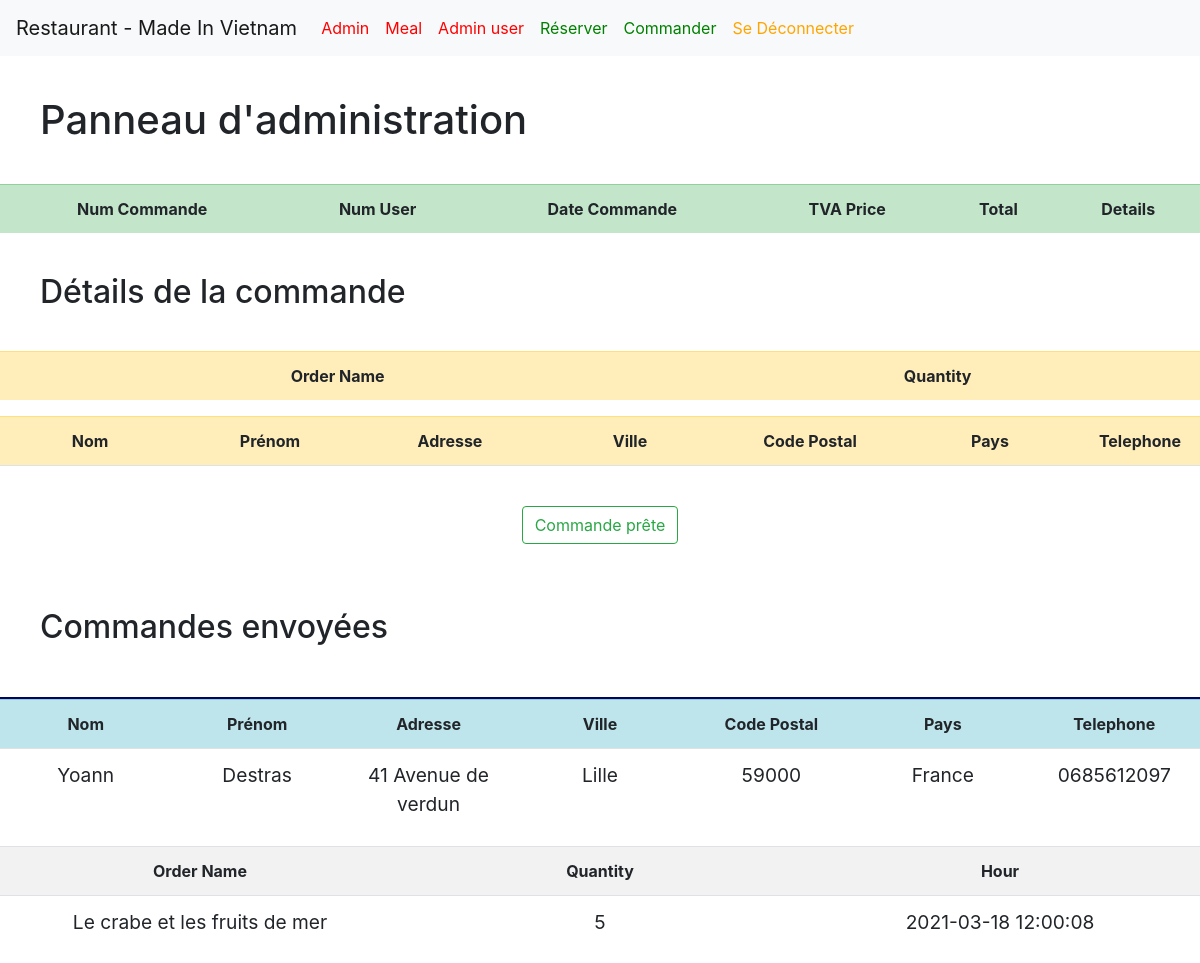
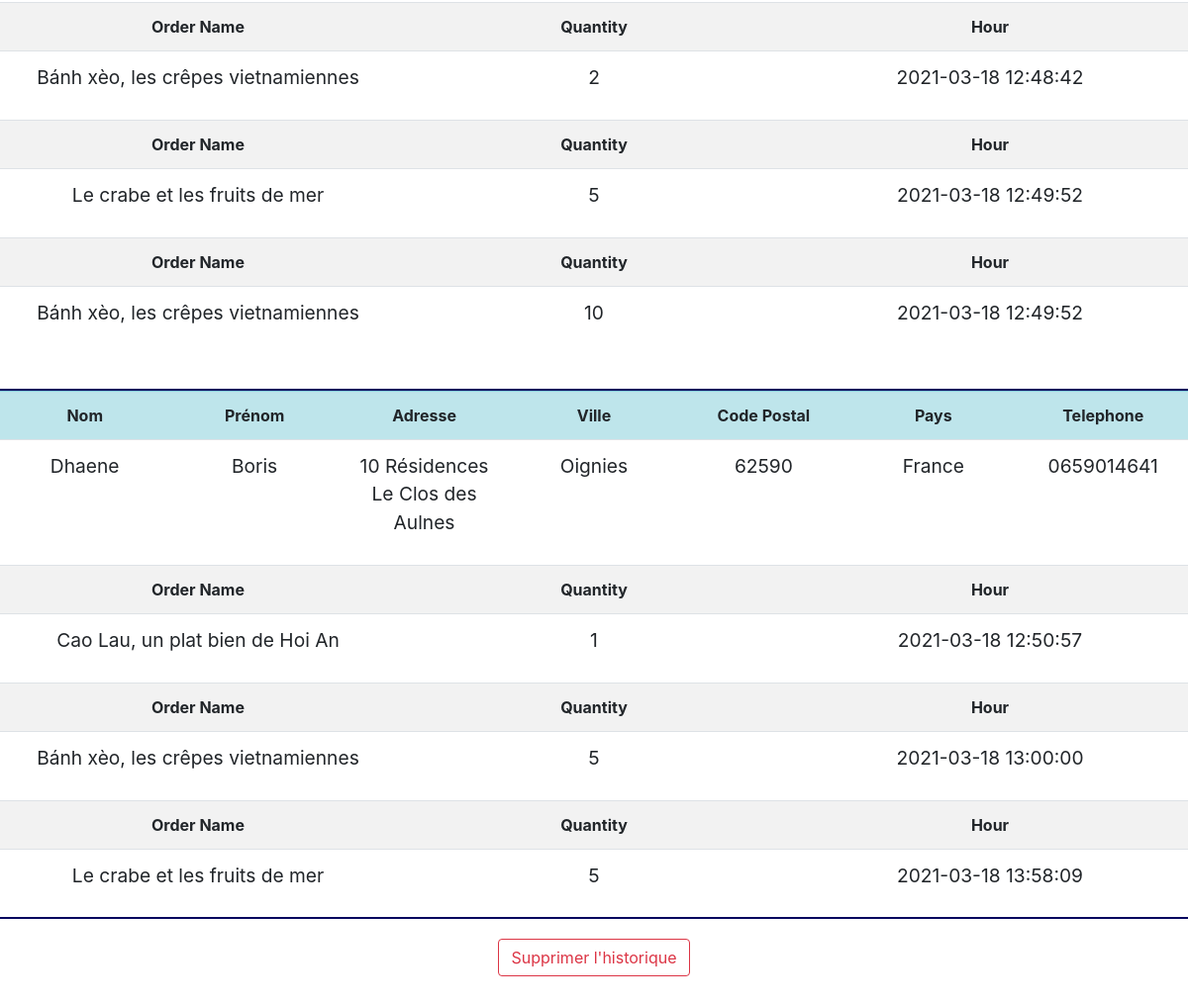
Page /panneau.php (signed in) on the committed database (2 pictures, top to bottom).
### tables this page shows
CREATE TABLE `meal` (
  `meal_id` int(255) NOT NULL,
  `meal_state` int(11) NOT NULL DEFAULT '0',
  `meal_user` int(255) NOT NULL,
  `meal_date` datetime NOT NULL,
  `meal_tva_price` int(255) NOT NULL,
  `meal_total` int(255) NOT NULL,
  `meal_quantity` int(255) NOT NULL,
  `meal_name` varchar(255) NOT NULL
);

CREATE TABLE `client` (
  `client_Id_Client` int(11) NOT NULL,
  `client_admin` int(11) DEFAULT '0',
  `client_Nom` text NOT NULL,
  `client_Prenom` text NOT NULL,
  `client_Date` date NOT NULL,
  `client_Adresse` varchar(255) NOT NULL,
  `client_Ville` text NOT NULL,
  `client_Code_Postal` int(255) NOT NULL,
  `client_Pays` text NOT NULL,
  `client_Telephone` varchar(255) NOT NULL,
  `client_Email` varchar(255) NOT NULL,
  `client_Mot_de_passe` varchar(255) NOT NULL
);

### panneau.php (the view, shortened to what this page needs)
<?php
$pdo = new PDO('mysql:host=localhost;dbname=ecommerce;port=3306', 'root', 'root');
$pdo->exec('SET NAMES UTF8');
    $user_meal_id = $_GET['meal_user'];
    $getsendMeal = $pdo->prepare
    (
        "SELECT * FROM meal WHERE meal_state = 1"
    );
    $getsendMeal->execute();
    $mealsenddetail = $getsendMeal->fetchAll();
    $detailscommande = $pdo->prepare
    (
        'SELECT client_Nom, client_Prenom, client_Adresse, client_Ville, client_Code_Postal, client_Pays, client_Telephone, meal_state = 0
        FROM  client
        INNER JOIN meal ON client.client_Id_Client = meal.meal_user
        WHERE client_Id_Client = ?'
    );
    $detailscommande->execute(array($user_meal_id));
    $oui = $detailscommande->fetch();
?>
<!DOCTYPE html>
<html lang="fr">
<head>
    <link rel="stylesheet" href="css/normalize.css">
    <link rel="stylesheet" href="css/style.css">
    <link rel="stylesheet" href="https://stackpath.bootstrapcdn.com/bootstrap/4.4.1/css/bootstrap.min.css">
</head>
<body>
	<header>
	</header>
  	<main>
        <h1 style="margin: 40px">Panneau d'administration </h1>
        <table class="table table-bordred table-striped" >
        <tr class="table-success" style="text-align: center" >
            <th>Num Commande</th>
            <th>Num User</th>
            <th>Date Commande</th>
            <th>TVA Price</th>
            <th>Total</th>
            <th>Details</th>
        </tr>
        </table>
        <h2 style="margin: 40px">Détails de la commande</h2>
            <table class="table table-bordred table-striped" >
            <tr class="table-warning" style="text-align: center" >
                <th>Order Name</th>
                <th>Quantity</th>
            </tr>
            <?php
            echo '</table><table class="table table-bordred table-striped" >
                <tr class="table-warning" style="text-align: center" >
                    <th>Nom</th>
                    <th>Prénom</th>
                    <th>Adresse</th>
                    <th>Ville</th>
                    <th>Code Postal</th>
                    <th>Pays</th>
                    <th>Telephone</th>
                </tr>
                <tr style="text-align: center; font-size: 1.2em;">
                    <td style="width: 15%">'.$oui['client_Nom'].'</td>
                    <td style="width: 15%">'.$oui['client_Prenom'].'</td>
                    <td style="width: 15%">'.$oui['client_Adresse'].'</td>
                    <td style="width: 15%">'.$oui['client_Ville'].'</td>
                    <td style="width: 15%">'.$oui['client_Code_Postal'].'</td>
                    <td style="width: 15%">'.$oui['client_Pays'].'</td>
                    <td style="width: 15%">'.$oui['client_Telephone'].'</td>
                </tr>';
            ?>
            </table>
            <div style="text-align: center">
                <input class="btn btn-outline-success"  type="submit" class="col-sm-12"name="envoi" value="Commande prête" >
            </div>
             <br/>
             <h2 style="margin: 40px">Commandes envoyées</h2>
            <form class="form-group" method="POST" action="valid_command_finished.php">
            <?php
            $compteur = 0;
            foreach($mealsenddetail as $details)
            {
                    $adresse = $yes['client_Adresse'];
                    $detailssendcommand = $pdo->prepare
                    (
                        'SELECT client_Nom, client_Prenom, client_Adresse, client_Ville, client_Code_Postal, client_Pays, client_Telephone, meal_state = 1
                        FROM  client
                        INNER JOIN meal ON client.client_Id_Client = meal.meal_user
                        WHERE meal_date = ?'
                    );
                    $detailssendcommand->execute(array($details['meal_date']));
                    $yes = $detailssendcommand->fetch();
                    if( $adresse !== $yes['client_Adresse'])
                        {
                            $compteur = 1;
                        }
                    else if ($adresse == $yes['client_Adresse'])
                        {
                            $compteur = 0;
                        }
                    if ($compteur == 1)
                        {
                            echo '<div style="border: solid 1px #03045e; margin-bottom: 0px" ></div>
                            <table class="table table-bordred table-striped">
                            <tr class="table-info" style="text-align: center" >
                                <th>Nom</th>
                                <th>Prénom</th>
                                <th>Adresse</th>
                                <th>Ville</th>
                                <th>Code Postal</th>
                                <th>Pays</th>
                                <th>Telephone</th>
                            </tr>
                            <tr style="text-align: center; font-size: 1.2em;">
                                <td style="width: 12%">'.$yes['client_Nom'].'</td>
                                <td style="width: 12%">'.$yes['client_Prenom'].'</td>
                                <td style="width: 12%">'.$yes['client_Adresse'].'</td>
                                <td style="width: 12%">'.$yes['client_Ville'].'</td>
                                <td style="width: 12%">'.$yes['client_Code_Postal'].'</td>
                                <td style="width: 12%">'.$yes['client_Pays'].'</td>
                                <td style="width: 12%">'.$yes['client_Telephone'].'</td>
                            </tr></table>';
                        }
                            echo
                            '<table class="table table-bordred table-striped">
                            <tr style="text-align: center" >
                                <th>Order Name</th>
                                <th>Quantity</th>
                                <th>Hour</th>
                            </tr>
                            <tr style="text-align: center; font-size: 1.2em;">
                                <td style="width: 33%">'.$details['meal_name'].'</td>
                                <td style="width: 33%">'.$details['meal_quantity'].'</td>
                                <td style="width: 33%">'.$details['meal_date'].'</td>
                                </table>';
                        }
                            echo '<div style="border: solid 1px #03045e; margin-bottom: 20px" ></div>';
            ?>
            <div style="text-align: center">
                <input type="submit" class="btn btn-outline-danger" class="col-sm-12"name="envoi" value="Supprimer l'historique" >
            </div>
        </form>
        <br/>
        </main>
</body>
</html>

### rows in the picture
meal: client.client_Nom "Yoann", client.client_Prenom "Destras", client.client_Adresse "41 Avenue de verdun", client.client_Ville "Lille", client.client_Code_Postal "59000", client.client_Pays "France", client.client_Telephone "0685612097", meal_name "Le crabe et les fruits de mer", meal_quantity "5", meal_date "2021-03-18 12:00:08"
meal: meal_name "Bánh xèo, les crêpes vietnamiennes", meal_quantity "2", meal_date "2021-03-18 12:48:42"
meal: meal_name "Le crabe et les fruits de mer", meal_quantity "5", meal_date "2021-03-18 12:49:52"
meal: meal_name "Bánh xèo, les crêpes vietnamiennes", meal_quantity "10", meal_date "2021-03-18 12:49:52"
meal: client.client_Nom "Dhaene", client.client_Prenom "Boris", client.client_Adresse "10 Résidences Le Clos des Aulnes", client.client_Ville "Oignies", client.client_Code_Postal "62590", client.client_Pays "France", client.client_Telephone "0659014641", meal_name "Cao Lau, un plat bien de Hoi An", meal_quantity "1", meal_date "2021-03-18 12:50:57"
meal: meal_name "Bánh xèo, les crêpes vietnamiennes", meal_quantity "5", meal_date "2021-03-18 13:00:00"
meal: meal_name "Le crabe et les fruits de mer", meal_quantity "5", meal_date "2021-03-18 13:58:09"
